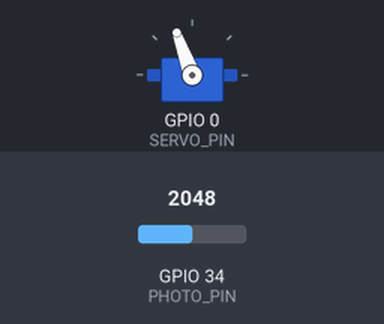
The program below on a simulated ESP32. Shown: servo. Inputs (shaded band) come from the test bench; at power-on: GPIO 34 (PHOTO_PIN) = 2048. WiFi joins after 1.5 s; servers stay silent unless stated; what the program prints to the serial monitor is not drawn.

Above: at 3.6 s.
At 4.0 s:
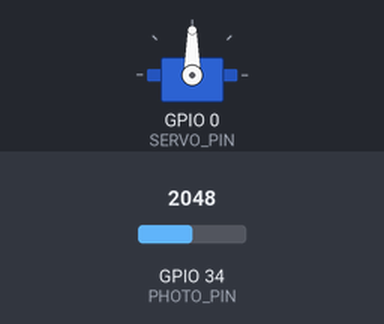
Timing chart, 0 to 5.5 s (numbered marks = the images above):
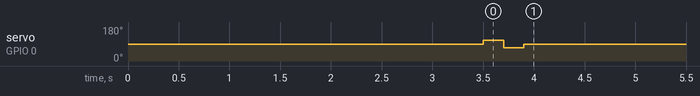

The program:

main.cpp
```cpp
#include "esp32-hal-gpio.h"
#include <Arduino.h>
#include <ESP32Servo.h>
#include <WiFi.h>
#include <PubSubClient.h>


int corrected_brightness(int);
void press_button(int, int);
void callback(char*, byte*, uint8_t); // Om uint8_t it funkar, prova unsigned int

// WiFi Settings
constexpr char* SSID = "YOUR_SSID";
constexpr char* PSSWD = "YOUR_PASSWORD";

// MQTT Settings
char *MQTT_SERVER ="broker.yourserver.com";
int MQTT_PORT = 0000;
constexpr char* CLIENT_NAME = "DOORPHONE";
constexpr char* PUB_TOPIC = ""; // The topic the client will publish to
constexpr char* SUB_TOPIC ="";  // The topic the client will subscribe to

WiFiClient client;                // Create WiFi object
PubSubClient mqttClient(client);  // Create MQTT Client object
Servo button_servo;               // Create servo object

constexpr int PHOTO_PIN = 34;     // GPIO pin for photo resistor
constexpr int SERVO_PIN = 0;      // GPIO pin for servo
constexpr int FREQ = 50;          // Servo frequency, 50Hz standard
constexpr int MIN_US = 1000;      // Minimum servo pulse width in µs
constexpr int MAX_US = 2000;      // Maximum servo pulse width in µs
constexpr int THRESHOLD = 500;    // Brightness threshold
constexpr int DELAY_MS = 200;     // Servo delay in ms
constexpr int START_ANGLE = 90;   // Initial servo angle
constexpr int ANGLE = 20;         // Angle needed to press one button
constexpr int ADC_MAX = 4095;  // Max value from analogue-to-digital converter

bool already_pressed = false;     // Prevent repeated button presses

void setup() {
  Serial.begin(115200);
  pinMode(PHOTO_PIN, INPUT);

  WiFi.mode(WIFI_STA);  // Set WiFi to station mode
  WiFi.begin(SSID, PSSWD);

  while (WiFi.status() != WL_CONNECTED)
  {
    delay(500);
    Serial.print(".");
  }

  Serial.println("");
  Serial.print("WiFi connected to: "); Serial.println(SSID);
  Serial.println("IP address: "); Serial.println(WiFi.localIP());

  delay(2000);
  mqttClient.setServer(MQTT_SERVER, MQTT_PORT);
  mqttClient.setCallback(callback);

  // Allow allocation of all timers
  ESP32PWM::allocateTimer(0);
  ESP32PWM::allocateTimer(1);
  ESP32PWM::allocateTimer(2);
  ESP32PWM::allocateTimer(3);

  button_servo.setPeriodHertz(FREQ);
  // Default min/max of 1000us/2000us
  // Might need adjustment to increase accuracy
  button_servo.attach(SERVO_PIN, 1000, 2000);

  button_servo.write(START_ANGLE);  // Set servo to starting position
}

void loop() {
  int pin_value = analogRead(PHOTO_PIN);  // Read photo resistor value
  // Convert raw ADC value so higher numbers represent more light
  int brightness = corrected_brightness(pin_value);

  // Debug prints, TODO: remove when done
  Serial.print("Brightness: ");
  Serial.println(brightness);

  // When door phone lights up (rings)
  if (brightness > THRESHOLD && !already_pressed)
  {
    press_button(ANGLE, DELAY_MS);
    already_pressed = true;
  }
  else if (brightness <= THRESHOLD)
  {
    already_pressed = false;
  }
  delay(1000);
}

/*
  Takes the raw brightness value of a photo resistor to make a higher value
  represent an increased brightness and lower value a decreased brightness.

  @param raw_value Value read from the photo resistor
  @return Converted brightness value
*/
int corrected_brightness(int raw_value) {
  return abs(raw_value - ADC_MAX);
}

/*
  Controls the servo to press the upper button on the door phone, then
  turn and press the lower button.

  @note Assumes the same model of Assa Aptus door phone as I have.
  @param angle: how much the servo should turn to press a button
  @param delay_ms: how long the servo should wait after turning
*/
void press_button(int angle, int delay_ms)
{
  button_servo.write(START_ANGLE + ANGLE);
  delay(DELAY_MS);
  button_servo.write(START_ANGLE - ANGLE);
  delay(DELAY_MS);
  button_servo.write(START_ANGLE);
}

void callback(char* topic, byte* payload, uint8_t length) {
  Serial.println("Message received from: ");
  Serial.println(topic);

  for (uint8_t i = 0; i < length; i++)
  {
    Serial.print((char)payload[i]);
  }

  Serial.println();
  Serial.println();
}
```

Measured:
- by itself, servo on GPIO 0 (SERVO_PIN): 90° → 110° at 3.5 s, → 70° 0.20 s later, → 90° 0.20 s later
